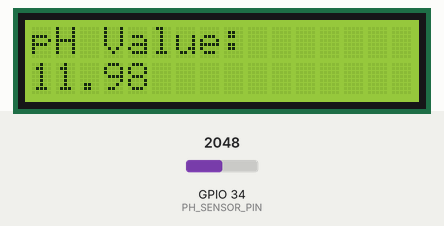
The sketch below on a simulated ESP32. On the bench: 16×2 character LCD. Inputs (shaded band) come from the test bench; at power-on: GPIO 34 (PH_SENSOR_PIN) = 2048. What the sketch prints to the serial monitor is not drawn.

Above: at 3.2 s.
3.3 s: GPIO 34 (PH_SENSOR_PIN) set to 2866
At 5.0 s:
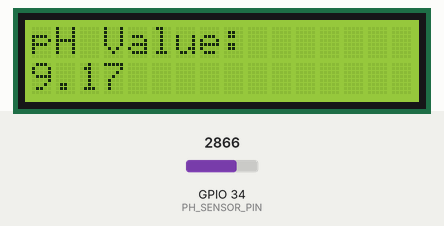
5.4 s: GPIO 34 (PH_SENSOR_PIN) set to 3603
At 7.5 s:
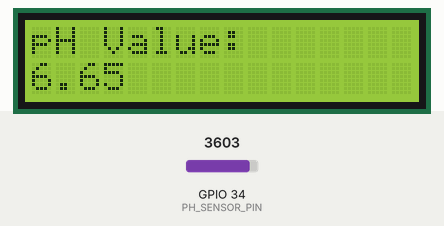
8.2 s: GPIO 34 (PH_SENSOR_PIN) set to 4095
At 10.0 s:
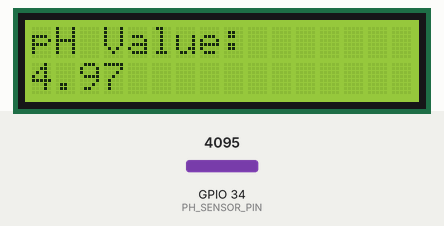
Timing chart, 0 to 11.5 s (numbered marks = the images above; inputs shaded):
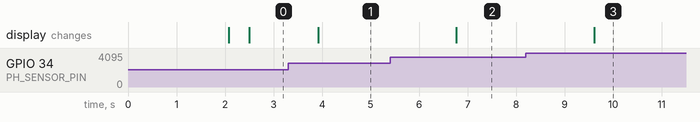

Measured:
- after the input at 3.3 s, the display: changes after 0.62 s (image 1)
- after the input at 5.4 s, the display: changes after 1.4 s (image 2)
- after the input at 8.2 s, the display: changes after 1.4 s (image 3)

The sketch:

Program2_SensorpH_ESP32.ino
```cpp
#include <Wire.h>
#include <LiquidCrystal_I2C.h>

// Inisialisasi LCD I2C (alamat umum 0x27, bisa 0x3F tergantung modul)
LiquidCrystal_I2C lcd(0x27, 16, 2);

float calibration_value = 18.41+0.58;
unsigned long int avgval;
int buffer_arr[40], temp;
float ph_act;

// Tentukan pin analog untuk sensor pH
#define PH_SENSOR_PIN 34   // GPIO34 contoh, bisa ganti ke pin analog lain

void setup() {
  Wire.begin();
  Serial.begin(115200);   // Baudrate umum ESP32
  lcd.init();
  lcd.backlight();
  lcd.setCursor(0, 0);
  lcd.print("pH Sensor Ready");
  delay(2000);
  lcd.clear();
}

void loop() {
  // Baca data analog (Diperbanyak jadi 40 sampel agar sangat stabil)
  for (int i = 0; i < 40; i++) {
    buffer_arr[i] = analogRead(PH_SENSOR_PIN);
    delay(10);
  }

  // Urutkan data (bubble sort)
  for (int i = 0; i < 39; i++) {
    for (int j = i + 1; j < 40; j++) {
      if (buffer_arr[i] > buffer_arr[j]) {
        temp = buffer_arr[i];
        buffer_arr[i] = buffer_arr[j];
        buffer_arr[j] = temp;
      }
    }
  }

  // Ambil rata-rata dari 20 data tengah (buang 10 ekstrim terendah dan tertinggi)
  avgval = 0;
  for (int i = 10; i < 30; i++)
    avgval += buffer_arr[i];

  // Konversi ke voltase ESP32 (dibagi 20.0)
  float volt = (float)avgval * 3.3/ 4095.0 / 20.0;
ph_act = -4.25 * volt + calibration_value;

  // Tampilkan di Serial Monitor
  Serial.print("pH Value: ");
  Serial.print(ph_act);
  Serial.print(" Volt: ");
  Serial.println(volt);

  // Tampilkan di LCD
  lcd.clear();
  lcd.setCursor(0, 0);
  lcd.print("pH Value:");
  lcd.setCursor(0, 1);
  lcd.print(ph_act, 2);    // 2 angka di belakang koma

  delay(1000); // Delay untuk kestabilan pembacaan
}
```
